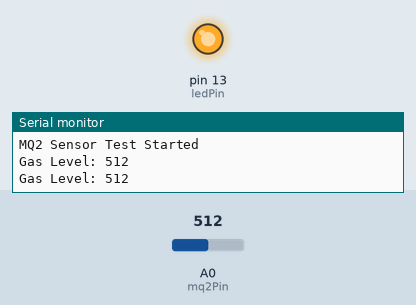
Recording of a sketch running on a simulated Arduino Uno, built with avr-gcc and run on an emulated ATmega328P. Shown: output pins drawn as LEDs (lit = HIGH), the last lines printed to the serial monitor. Inputs (shaded band) come from the test bench; at power-on: A0 (mq2Pin) = 512.

Above: at 1.8 s.
1.9 s: A0 (mq2Pin) set to 419
3.4 s: A0 (mq2Pin) set to 392
At 4.9 s:
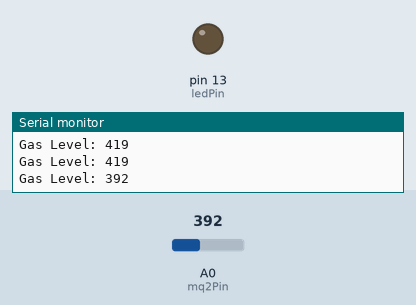
5.5 s: A0 (mq2Pin) set to 410
At 6.4 s:
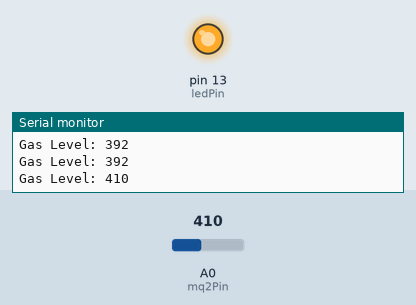
7.5 s: A0 (mq2Pin) set to 390
At 9.1 s:
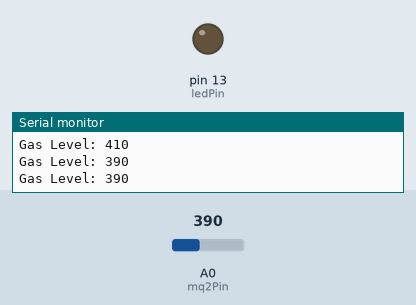
Timing chart, 0 to 10.5 s (numbered marks = the images above; inputs shaded):
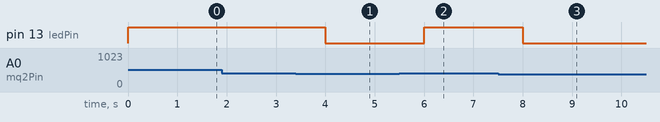

The sketch:

assignment5.ino
```cpp
int mq2Pin = A0;
int ledPin = 13;

void setup() {
  pinMode(ledPin, OUTPUT);
  Serial.begin(9600);

  Serial.println("MQ2 Sensor Test Started");
}

void loop() {
  int gasValue = analogRead(mq2Pin);

  Serial.print("Gas Level: ");
  Serial.println(gasValue);

  if (gasValue > 400) {   // Alert threshold
    digitalWrite(ledPin, HIGH);
  } else {
    digitalWrite(ledPin, LOW);
  }

  delay(1000);
}
```

Measured:
- the behaviour switches between 401 and 400 on A0 (mq2Pin) (found by bisection; images 0 and 1)
- after the input at 3.4 s, pin 13 (ledPin): HIGH → LOW after 0.60 s
- after the input at 5.5 s, pin 13 (ledPin): LOW → HIGH after 0.50 s
- after the input at 7.5 s, pin 13 (ledPin): HIGH → LOW after 0.50 s
